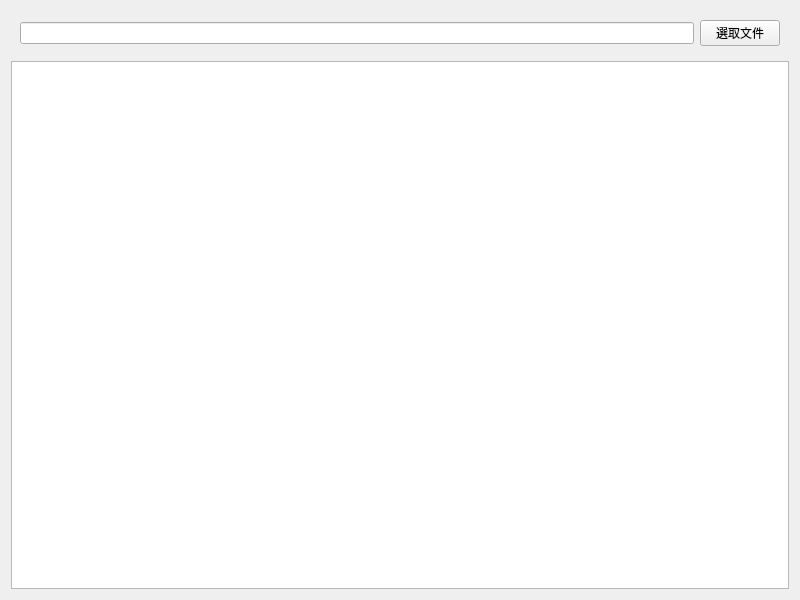
<?xml version="1.0" encoding="UTF-8"?>
<ui version="4.0">
 <class>Widget</class>
 <widget class="QWidget" name="Widget">
  <property name="geometry">
   <rect>
    <x>0</x>
    <y>0</y>
    <width>800</width>
    <height>600</height>
   </rect>
  </property>
  <property name="windowTitle">
   <string>Widget</string>
  </property>
  <layout class="QVBoxLayout" name="verticalLayout">
   <item>
    <widget class="QWidget" name="widget" native="true">
     <layout class="QHBoxLayout" name="horizontalLayout">
      <item>
       <widget class="QLineEdit" name="lineEdit"/>
      </item>
      <item>
       <widget class="QPushButton" name="pushButton">
        <property name="text">
         <string>選取文件</string>
        </property>
       </widget>
      </item>
     </layout>
    </widget>
   </item>
   <item>
    <widget class="QTextEdit" name="textEdit"/>
   </item>
  </layout>
 </widget>
 <resources/>
 <connections/>
</ui>
